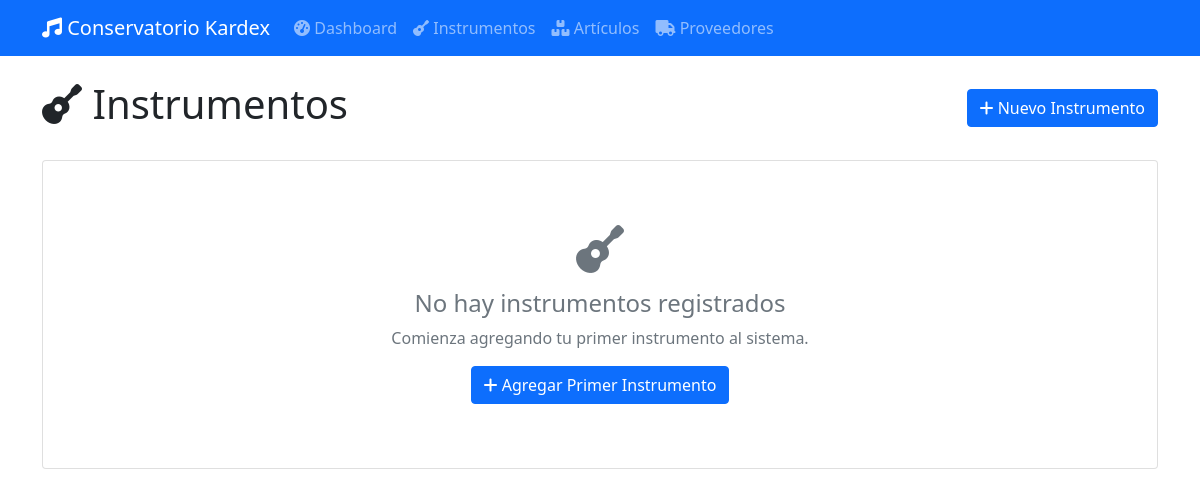
The page /instrumentos/ on the database as committed earlier.
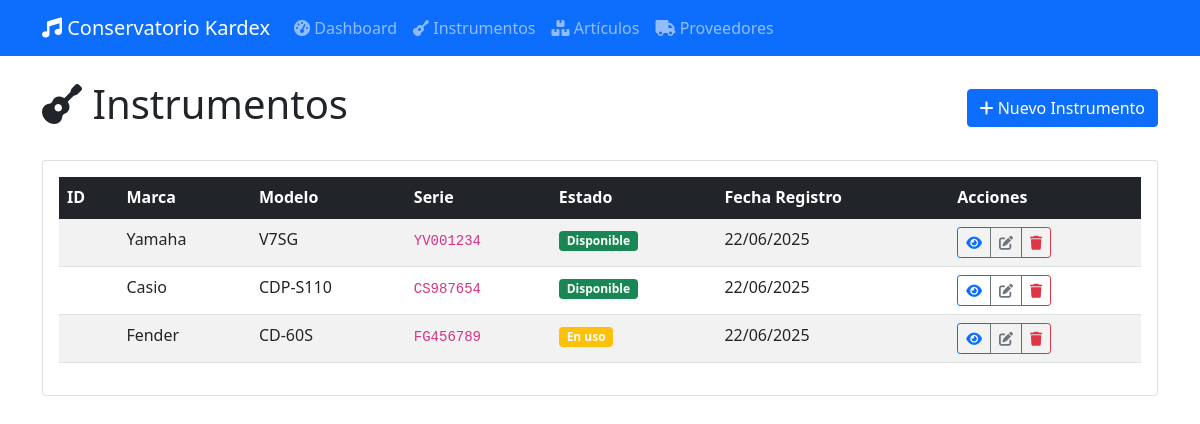
The same page on the database as committed later.
### app/database/models.py (models this page shows, shortened)
class Instrumento(db.Model):
    __tablename__ = 'tb_instrumento'
    i_id = db.Column(db.Integer, db.ForeignKey('tb_item.id'), primary_key=True)
    i_marca = db.Column(db.String(50), nullable=False)
    i_modelo = db.Column(db.String(50), nullable=False)
    i_serie = db.Column(db.String(50), unique=True, nullable=False)
    i_estado = db.Column(db.String(50), nullable=False)  # Podría ser un Enum
    created_at = db.Column(db.DateTime, default=datetime.utcnow)
    updated_at = db.Column(db.DateTime, default=datetime.utcnow, onupdate=datetime.utcnow)

### app/routes/web/instrumentos.py (the view)
@bp.route('/')
def listar_instrumentos():
    service = InstrumentoService()
    instrumentos = service.obtener_todos()
    return render_template('instrumentos/list.html', instrumentos=instrumentos)

### app/database/repositories/base.py (called while the page is built)
    def get_all(self):
        return self.model.query.all()

### app/services/instrumento_service.py (called while the page is built)
    def obtener_todos(self):
        return self.repo.get_all()

### app/templates/instrumentos/list.html (shortened to what the changed rows need)
{% extends "base.html" %}
{% block content %}
<div class="row">
    <div class="col-12">
        <div class="d-flex justify-content-between align-items-center mb-4">
            <h1>
                <i class="fas fa-guitar"></i> Instrumentos
            </h1>
        </div>
    </div>
</div>
<div class="row">
    <div class="col-12">
        <div class="card">
            <div class="card-body">
                {% if instrumentos %}
                <div class="table-responsive">
                    <table class="table table-striped table-hover">
                        <thead class="table-dark">
                            <tr>
                                <th>ID</th>
                                <th>Marca</th>
                                <th>Modelo</th>
                                <th>Serie</th>
                                <th>Estado</th>
                                <th>Fecha Registro</th>
                                <th>Acciones</th>
                            </tr>
                        </thead>
                        <tbody>
                            {% for instrumento in instrumentos %}
                            <tr>
                                <td>{{ instrumento.id }}</td>
                                <td>{{ instrumento.i_marca }}</td>
                                <td>{{ instrumento.i_modelo }}</td>
                                <td>
                                    <code>{{ instrumento.i_serie }}</code>
                                </td>
                                <td>
                                    {% if instrumento.i_estado == 'Disponible' %}
                                        <span class="badge bg-success">{{ instrumento.i_estado }}</span>
                                    {% elif instrumento.i_estado == 'En uso' %}
                                        <span class="badge bg-warning">{{ instrumento.i_estado }}</span>
                                    {% elif instrumento.i_estado == 'Mantenimiento' %}
                                        <span class="badge bg-info">{{ instrumento.i_estado }}</span>
                                    {% else %}
                                        <span class="badge bg-secondary">{{ instrumento.i_estado }}</span>
                                    {% endif %}
                                </td>
                                <td>{{ instrumento.created_at.strftime('%d/%m/%Y') if instrumento.created_at else 'N/A' }}</td>
                                <td>
                                    <div class="btn-group btn-group-sm" role="group">
                                        <a href="#" class="btn btn-outline-primary" title="Ver detalles">
                                            <i class="fas fa-eye"></i>
                                        </a>
                                        <a href="#" class="btn btn-outline-secondary" title="Editar">
                                            <i class="fas fa-edit"></i>
                                        </a>
                                        <a href="#" class="btn btn-outline-danger" title="Eliminar">
                                            <i class="fas fa-trash"></i>
                                        </a>
                                    </div>
                                </td>
                            </tr>
                            {% endfor %}
                        </tbody>
                    </table>
                </div>
                {% else %}
                <div class="text-center py-5">
                    <i class="fas fa-guitar fa-3x text-muted mb-3"></i>
                    <h4 class="text-muted">No hay instrumentos registrados</h4>
                    <p class="text-muted">Comienza agregando tu primer instrumento al sistema.</p>
                    <a href="#" class="btn btn-primary">
                        <i class="fas fa-plus"></i> Agregar Primer Instrumento
                    </a>
                </div>
                {% endif %}
            </div>
        </div>
    </div>
</div>
{% endblock %}

Rows that differ between the two databases and show on the page:
added Instrumento: i_marca "Yamaha", i_modelo "V7SG", i_serie "YV001234", i_estado "Disponible", created_at "22/06/2025"
added Instrumento: i_marca "Casio", i_modelo "CDP-S110", i_serie "CS987654", i_estado "Disponible", created_at "22/06/2025"
added Instrumento: i_marca "Fender", i_modelo "CD-60S", i_serie "FG456789", i_estado "En uso", created_at "22/06/2025"
Other text that changed with them:
text no longer shown: "No hay instrumentos registrados Comienza agregando tu primer instrumento al sistema. Agregar Primer Instrumento"
text now shown: "ID Marca Modelo Serie Estado Fecha Registro Acciones"
